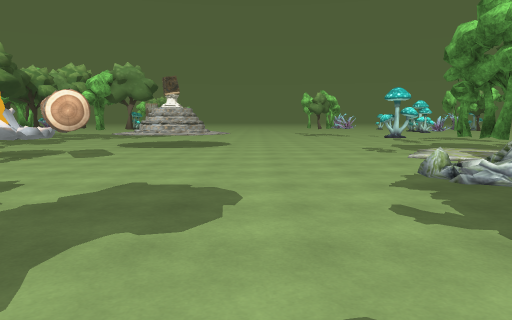
[1] (above)

23 first-person views from a walk through a 3-D level made in the Unity game engine. The camera is 1.4 m above the floor, tilts 6° down and sees 70° across. The floor is counted in squares, 1 m on a side. Each view is taken from the middle of a square. On the plan, view 1 faces up. The plan holds only what a view shows up to about 16 squares ahead; the rest is blank. The place goes on beyond the plan. Some surface patterns are stand-ins.

[2]
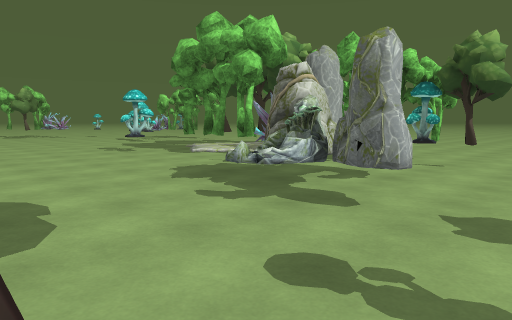

[3]
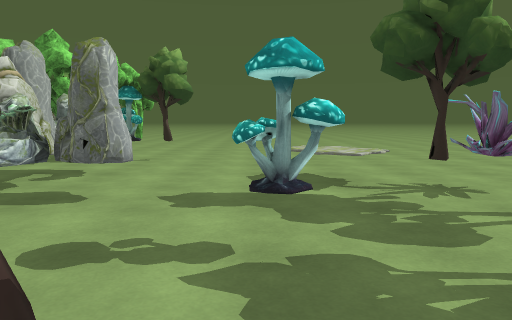

[4]
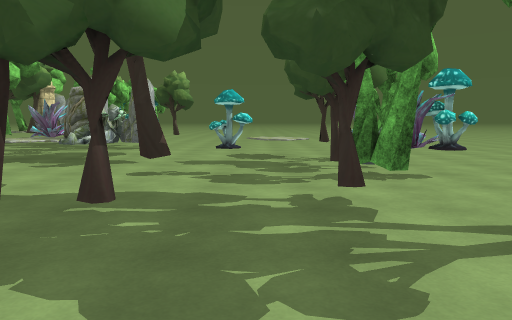

[5]
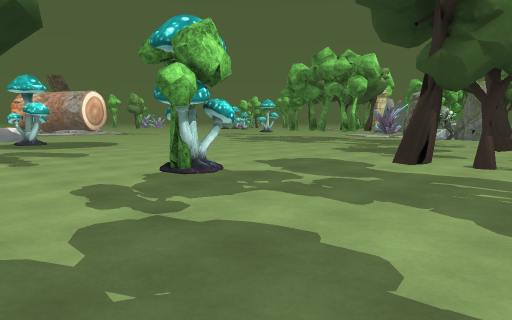

[6]
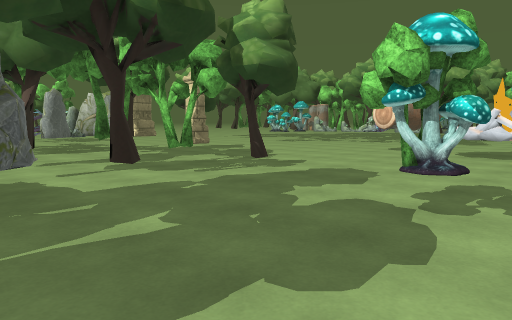

[7]
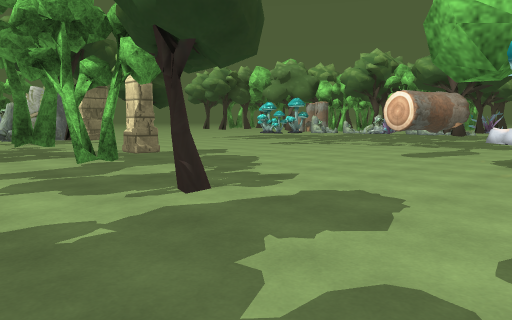

[8]
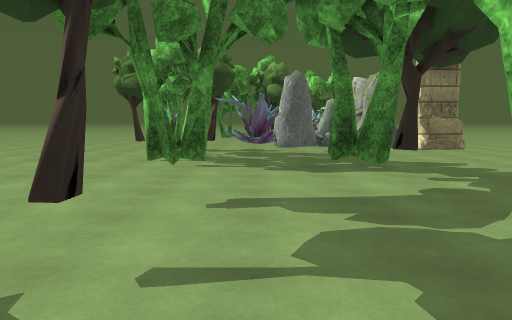

[9]
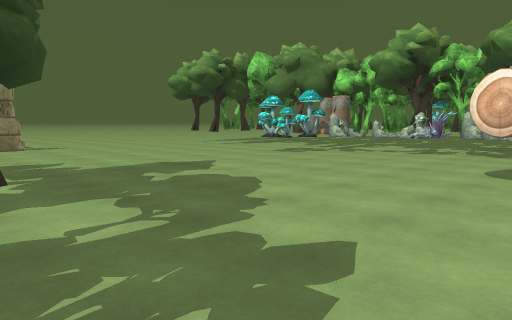

[10]
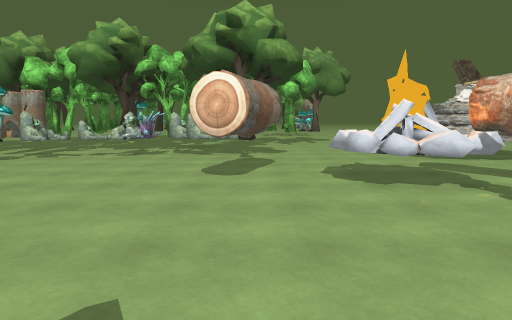

[11]
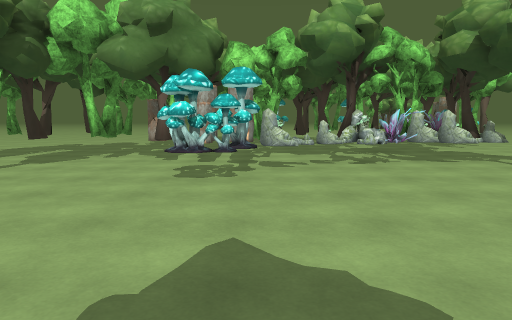

[12]
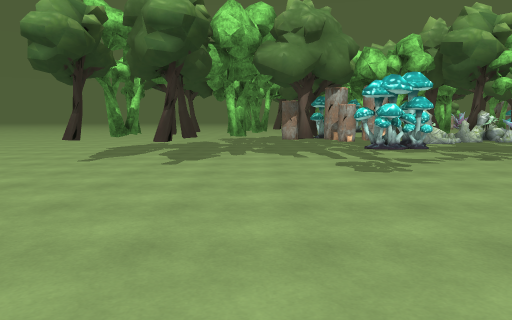

[13]
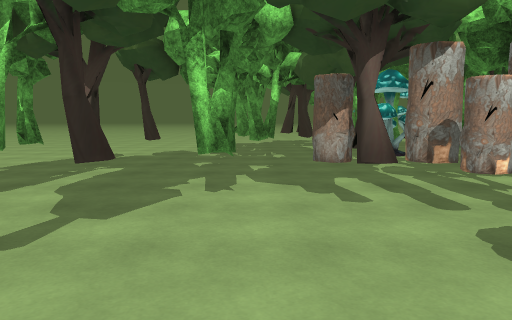

[14]
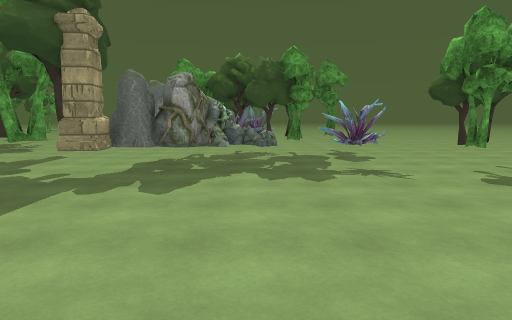

[15]
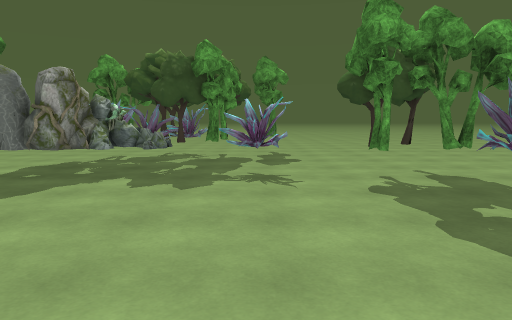

[16]
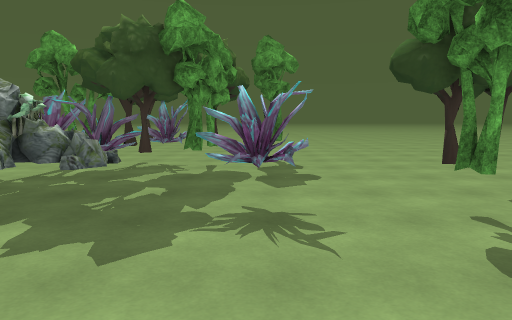

[17]
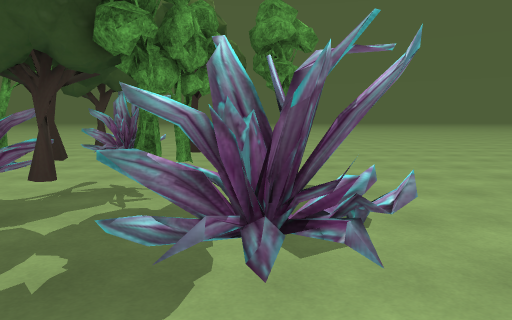

[18]
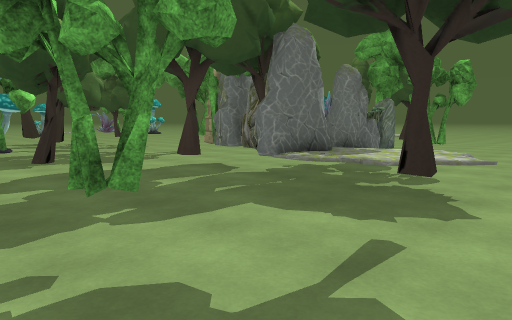

[19]
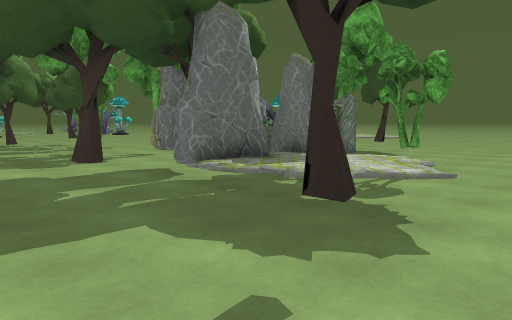

[20]
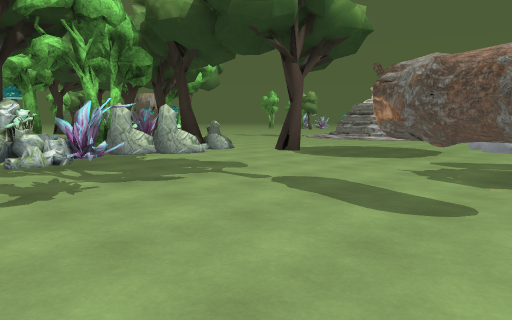

[21]
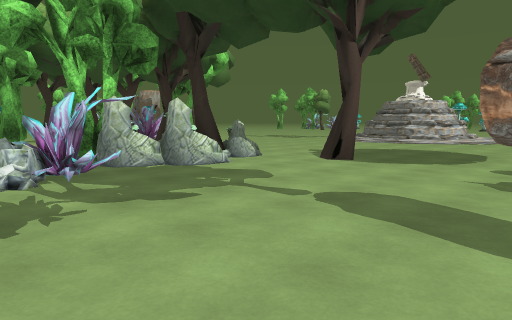

[22]
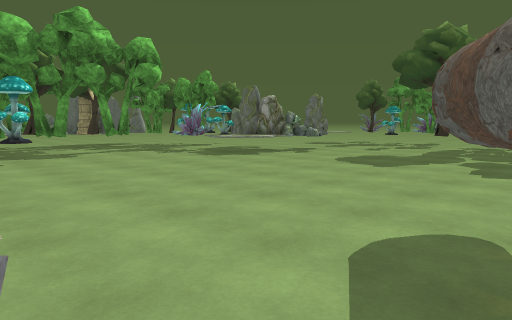

[23]
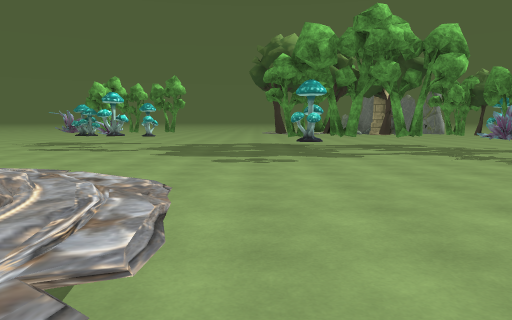

### Floor plan
Key: @ floor where view 1 was taken; # wall or solid block; x gap in a wall; . floor; = window, fence, low wall or low ledge; ^ raised ledge; T thing the floor can be seen under or through; O other object.
Columns run from 36 left of view 1 to 9 right of it. Each row starts with its distance up from view 1.
 27  ....O....OO...O    ^O...                 ....
 26  .O....O.......     ^##......           ......
 25  .O....O...O.OO...^^.O.......           ......
 24 ....O.....OT....O............ ^         ......
 23 ...O...O.TTT.OO.............^^#        .......
 22 ..OO..OO.TOTTT..O.OTTO=.....^^#   ^    .......
 21 .....OO...OTT =TT^TTTT......^^## ^^   ........
 20 ..O..........TTT.=...OO.....^^^^^^^ ..........
 19 .....O......TTT.......O......^^^^^............
 18  ..........TTT................................
 17  ..........TT........TT..# ..................O
 16   ...................TT.T^ ^ .............#..O
 15    ..................TT.TT#^TT...............O
 14     .................T#.^^^TTTT..............O
 13    ......................^^..TT...............
 12    ........................#.................O
 11   .........................#.................O
 10  .............................................
  9  .......................................^^.#=.
  8 ........................................^^^##
  7 #...........OO.........................^^^^  O
  6 O.O.....OOOOOO....O.....................O O  O
  5 ..O..##OOOOOOO.....O..................OOOOOOO.
  4 O....#..OOOOO...O....O.....#..........OOOOOO..
  3 ........OTTOO..OO...OO..O.OO...........OO.....
  2 ......OOTTT#............................O.....
  1 ......O. TT.....O......O......O...O...........
  0 ......O =T O....O..O.^........O.....@#........
 -1 ......OTTTOO.......^^^#O.................^^^
 -2 ....O ..TO.........^^OOOOOO....O..O......^^^..
 -3 ....O ..........  .^^OOOOOOO....OOO.....O^^...
 -4 ....  .........   ..=OO#O..O........O....x....
 -5 ....  ........    ....O   ......O...######....

Where each view was taken, in squares from view 1:
view 1: 0 up, 0 right, facing up
view 2: 0 up, 2 left, facing up-right
view 3: 0 up, 3 left, facing right
view 4: 1 down, 9 left, facing right
view 5: 1 down, 12 left, facing up-right
view 6: 2 down, 7 left, facing up-left
view 7: 1 up, 9 left, facing up-left
view 8: 2 up, 14 left, facing left
view 9: 5 up, 13 left, facing up-left
view 10: 6 up, 14 left, facing up
view 11: 9 up, 23 left, facing up
view 12: 8 up, 28 left, facing up
view 13: 16 up, 28 left, facing up
view 14: 16 up, 28 left, facing down
view 15: 15 up, 31 left, facing down
view 16: 11 up, 31 left, facing down
view 17: 7 up, 31 left, facing down
view 18: 5 up, 19 left, facing down-right
view 19: 3 up, 19 left, facing down-right
view 20: 14 up, 21 left, facing up-right
view 21: 16 up, 20 left, facing up-right
view 22: 19 up, 8 left, facing down-right
view 23: 18 up, 7 left, facing right
